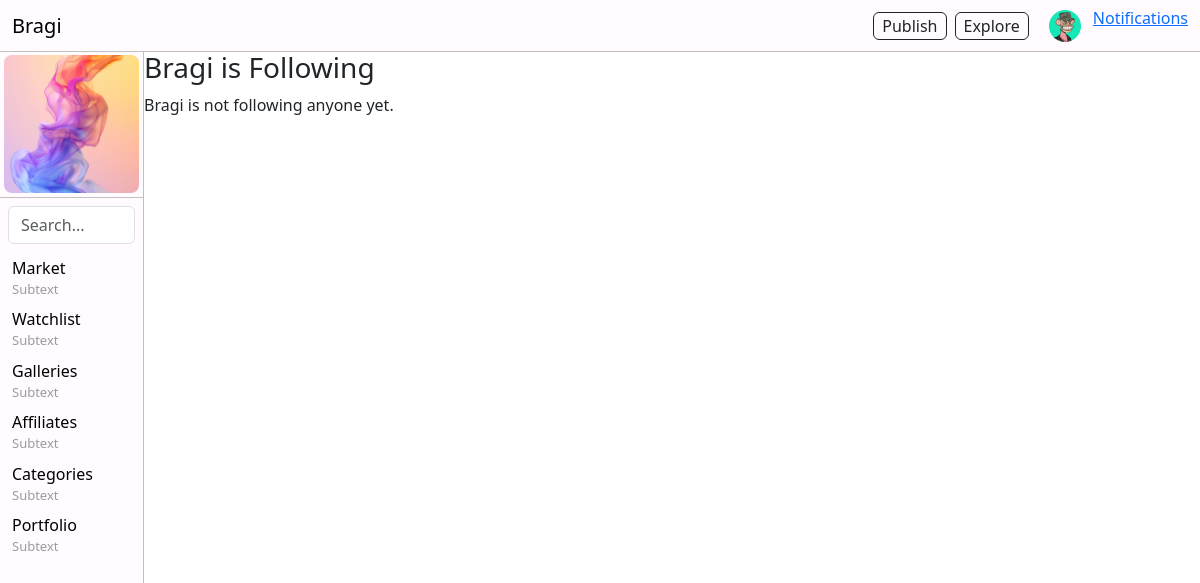
Page /followers/following/Bragi/ (signed in) on the earlier database version.
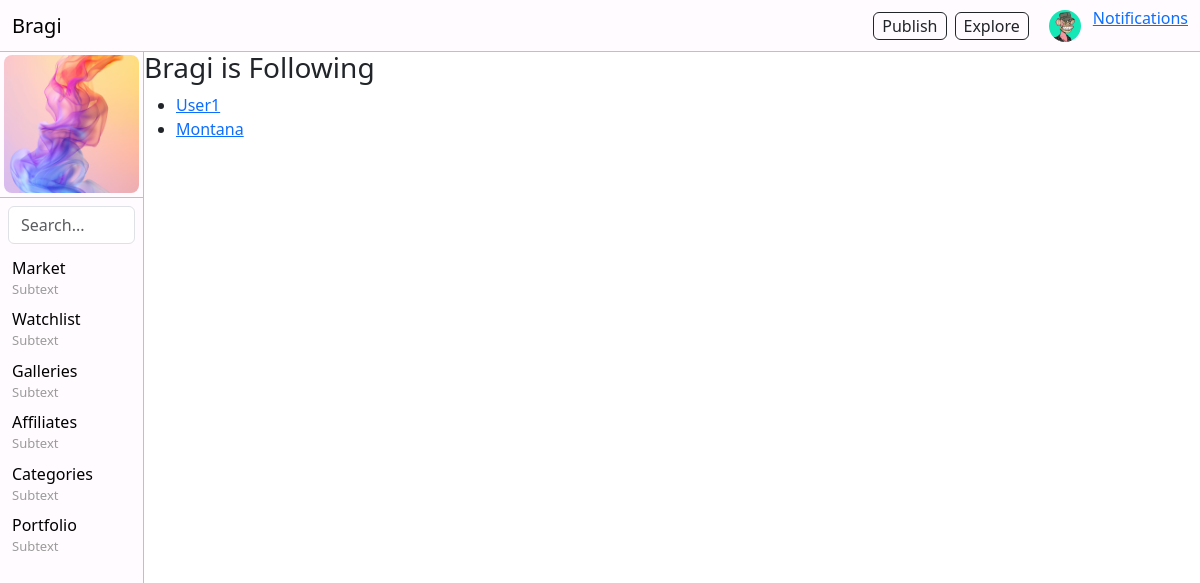
Same page on the later database version.
### toolbar/models.py (models this page shows, shortened)
class ToolbarItem(models.Model):
    name = models.CharField(max_length=100)
    subtext = models.CharField(max_length=100, blank=True, null=True)  # Optional field
    url = models.CharField(max_length=200, blank=True, null=True)
    order = models.IntegerField(default=0)
    visible = models.BooleanField(default=True)
    parent = models.ForeignKey('self', blank=True, null=True, related_name='children', on_delete=models.CASCADE)  # Self-referencing ForeignKey for submenus
    class Meta:
        ordering = ['order']

### users/models.py (models this page shows, shortened)
class UserProfile(models.Model):
    user = models.OneToOneField(User, on_delete=models.CASCADE)
    bio = models.TextField(blank=True, null=True)  # Bio field
    profile_picture = models.ImageField(upload_to='profile_pictures/', null=True, blank=True)  # Profile picture
    location = models.CharField(max_length=255, blank=True, null=True)  # New location field

### followers/models.py (models this page shows, shortened)
class Follow(models.Model):
    follower = models.ForeignKey(
        settings.AUTH_USER_MODEL,
        related_name='following',
        on_delete=models.CASCADE
    )
    followed = models.ForeignKey(
        settings.AUTH_USER_MODEL,
        related_name='followers',
        on_delete=models.CASCADE
    )
    created_at = models.DateTimeField(auto_now_add=True)
    class Meta:
        unique_together = ('follower', 'followed')  # Ensure a user can't follow the same user multiple times

### followers/views.py (the view)
# urls.py: path('following/<str:username>/', views.following_list, name='following_list'),
def following_list(request, username):
    user = get_object_or_404(User, username=username)
    following = Follow.objects.filter(follower=user).select_related('followed')
    return render(request, 'followers/following_list.html', {
        'user': user,
        'following': following,
    })

### toolbar/context_processors.py (called while the page is built)
def toolbar_items(request):
    return {
        'toolbar_items': ToolbarItem.objects.filter(visible=True),
        'toolbar': Toolbar.objects.filter(visible=True).first(),  # Get the first (or only) visible toolbar
    }

### followers/templates/followers/following_list.html
{% extends "base.html" %}
{% block content %}
<h3>{{ user.username }} is Following</h3>
{% if following %}
    <ul>
        {% for follow in following %}
            <li>
                <a href="{% url 'public_profile' username=follow.followed.username %}">
                    {{ follow.followed.username }}
                </a>
            </li>
        {% endfor %}
    </ul>
{% else %}
    <p>{{ user.username }} is not following anyone yet.</p>
{% endif %}
{% endblock %}

### templates/base.html (shortened to what this page needs)
{% load static %}
<!DOCTYPE html>
<html lang="en">
<head>
    <link href="https://cdn.jsdelivr.net/npm/bootstrap@5.3.0-alpha1/dist/css/bootstrap.min.css" rel="stylesheet">
    <link rel="stylesheet" href="https://cdnjs.cloudflare.com/ajax/libs/font-awesome/6.0.0-beta3/css/all.min.css">
    <link rel="stylesheet" href="{% static 'css/styles.css' %}">
</head>
    <body>
        {% if user.is_authenticated %}
        <header>
            <nav class="navbar fixed-top">
                <div class="container-fluid d-flex">
                    <a class="navbar-brand" href="/">Bragi</a>
                    <div class="d-flex align-items-center">
                        <ul class="navbar-nav d-flex flex-row">
                            <li class="nav-item">
                                <a href="{% url 'post_create' %}" class="btn btn-outline-dark" style="margin: 0; padding: 1px 8px;">Publish</a>
                            </li>
                            <li class="nav-item">
                                <a href="/" class="btn btn-outline-dark" style="margin: 0; padding: 1px 8px;">Explore</a>
                            </li>
                        </ul>
                        <ul class="navbar-nav">
                            <li class="nav-item dropdown">
                                <a href="#" class="nav-link" id="profileDropdown" role="button" aria-expanded="false">
                                    {% if request.user.is_authenticated and request.user.userprofile.profile_picture %}
                                    <img src="{{ request.user.userprofile.profile_picture.url }}" alt="Profile Picture" class="rounded-circle" style="width: 32px; height: 32px; object-fit: cover;">
                                    {% endif %}
                                </a>
                            </li>
                            <li>
                                <a href="{% url 'notifications_list' %}">
                                Notifications
                                </a>
                            </li>
                        </ul>
                    </div>
                </div>
            </nav>
        </header>
        {% endif %}
        <div class="content-wrapper">
            {% if user.is_authenticated %}
            <div class="navbar-verticle-left">
                {% if toolbar %}
                    {% if toolbar.image %}
                    <a href="{{ toolbar.url }}" target="_blank">
                        <img src="{{ toolbar.image.url }}" alt="{{ toolbar.alt_text }}" class="p-1" style="width: 100%; height: auto; object-fit: cover; border-radius: 12px;">
                    </a>
                    {% endif %}
                {% endif %}
                <form class="search-form" method="get" action="{% url 'post_list' %}">
                    <input class="form-control" type="search" name="q" placeholder="Search..." aria-label="Search" value="{{ query|default:'' }}">
                </form>
                <ul class="list-unstyled">
                    {% for item in toolbar_items %}
                        {% if not item.parent %}
                            <li class="has-submenu">
                                <a href="{{ item.url }}" class="text-decoration-none">
                                    {{ item.name }}
                                    <p>{{ item.subtext }}</p>
                                </a>
                            </li>
                        {% endif %}
                    {% endfor %}
                </ul>
            </div>
            {% endif %}
            <div class="main">
                {% block content %}{% endblock %}
            </div>
        </div>
    </body>
</html>

Differences in the rows shown:
added Follow: followed.username "User1"
added Follow: followed.username "Montana"
Other differences:
{{ user.username }}: "Bragi" → (not shown)
text no longer shown: "is not following anyone yet."
